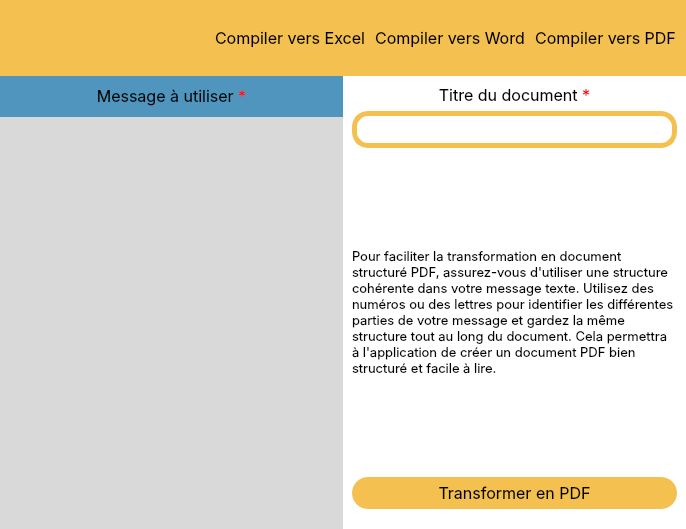
<?xml version="1.0" encoding="UTF-8"?>
<ui version="4.0">
 <class>pdfForm</class>
 <widget class="QWidget" name="pdfForm">
  <property name="geometry">
   <rect>
    <x>0</x>
    <y>0</y>
    <width>686</width>
    <height>529</height>
   </rect>
  </property>
  <property name="minimumSize">
   <size>
    <width>0</width>
    <height>529</height>
   </size>
  </property>
  <property name="windowTitle">
   <string>Compilez vers PDF - Message To Doc</string>
  </property>
  <property name="windowIcon">
   <iconset>
    <normaloff>Images/Message To Document 2 - Copie.png</normaloff>Images/Message To Document 2 - Copie.png</iconset>
  </property>
  <layout class="QVBoxLayout" name="verticalLayout" stretch="1,6">
   <property name="spacing">
    <number>0</number>
   </property>
   <property name="leftMargin">
    <number>0</number>
   </property>
   <property name="topMargin">
    <number>0</number>
   </property>
   <property name="rightMargin">
    <number>0</number>
   </property>
   <property name="bottomMargin">
    <number>0</number>
   </property>
   <item>
    <widget class="QWidget" name="navbar" native="true">
     <property name="styleSheet">
      <string notr="true">background-color: rgb(244, 192, 79);</string>
     </property>
     <layout class="QHBoxLayout" name="horizontalLayout_3" stretch="1,3,6">
      <property name="leftMargin">
       <number>10</number>
      </property>
      <property name="rightMargin">
       <number>10</number>
      </property>
      <item>
       <widget class="QPushButton" name="icon">
        <property name="sizePolicy">
         <sizepolicy hsizetype="Ignored" vsizetype="Ignored">
          <horstretch>0</horstretch>
          <verstretch>0</verstretch>
         </sizepolicy>
        </property>
        <property name="minimumSize">
         <size>
          <width>62</width>
          <height>58</height>
         </size>
        </property>
        <property name="maximumSize">
         <size>
          <width>91</width>
          <height>85</height>
         </size>
        </property>
        <property name="styleSheet">
         <string notr="true">border-image: url(:/newPrefix/Message To Document 2.png);
border-radius: 12px;</string>
        </property>
        <property name="text">
         <string/>
        </property>
       </widget>
      </item>
      <item>
       <spacer name="horizontalSpacer">
        <property name="orientation">
         <enum>Qt::Horizontal</enum>
        </property>
        <property name="sizeHint" stdset="0">
         <size>
          <width>122</width>
          <height>20</height>
         </size>
        </property>
       </spacer>
      </item>
      <item>
       <layout class="QHBoxLayout" name="navbarLayout">
        <property name="spacing">
         <number>10</number>
        </property>
        <item>
         <widget class="QPushButton" name="excel">
          <property name="font">
           <font>
            <family>Inter</family>
            <pointsize>12</pointsize>
           </font>
          </property>
          <property name="styleSheet">
           <string notr="true">border: none;</string>
          </property>
          <property name="text">
           <string>Compiler vers Excel</string>
          </property>
         </widget>
        </item>
        <item>
         <widget class="QPushButton" name="word">
          <property name="font">
           <font>
            <family>Inter</family>
            <pointsize>12</pointsize>
           </font>
          </property>
          <property name="styleSheet">
           <string notr="true">border: none;</string>
          </property>
          <property name="text">
           <string>Compiler vers Word</string>
          </property>
         </widget>
        </item>
        <item>
         <widget class="QPushButton" name="pdf">
          <property name="font">
           <font>
            <family>Inter</family>
            <pointsize>12</pointsize>
           </font>
          </property>
          <property name="styleSheet">
           <string notr="true">border: none;</string>
          </property>
          <property name="text">
           <string>Compiler vers PDF</string>
          </property>
         </widget>
        </item>
       </layout>
      </item>
     </layout>
    </widget>
   </item>
   <item>
    <widget class="QWidget" name="body" native="true">
     <property name="styleSheet">
      <string notr="true"/>
     </property>
     <layout class="QHBoxLayout" name="horizontalLayout_2" stretch="1,1">
      <property name="spacing">
       <number>0</number>
      </property>
      <property name="leftMargin">
       <number>0</number>
      </property>
      <property name="topMargin">
       <number>0</number>
      </property>
      <property name="rightMargin">
       <number>0</number>
      </property>
      <property name="bottomMargin">
       <number>0</number>
      </property>
      <item>
       <widget class="QWidget" name="messageInput" native="true">
        <property name="styleSheet">
         <string notr="true">background-color: rgb(217, 217, 217);</string>
        </property>
        <layout class="QVBoxLayout" name="verticalLayout_2" stretch="1,10">
         <property name="spacing">
          <number>0</number>
         </property>
         <property name="leftMargin">
          <number>0</number>
         </property>
         <property name="topMargin">
          <number>0</number>
         </property>
         <property name="rightMargin">
          <number>0</number>
         </property>
         <property name="bottomMargin">
          <number>0</number>
         </property>
         <item>
          <widget class="QWidget" name="messageBox" native="true">
           <property name="styleSheet">
            <string notr="true">background-color: rgb(79, 149, 190);</string>
           </property>
           <layout class="QHBoxLayout" name="horizontalLayout">
            <item>
             <widget class="QLabel" name="messageLabel">
              <property name="font">
               <font>
                <family>Inter</family>
                <pointsize>12</pointsize>
               </font>
              </property>
              <property name="text">
               <string>&lt;html&gt;&lt;head/&gt;&lt;body&gt;&lt;p&gt;Message à utiliser &lt;span style=&quot; color:#ff0000;&quot;&gt;*&lt;/span&gt;&lt;/p&gt;&lt;/body&gt;&lt;/html&gt;</string>
              </property>
              <property name="alignment">
               <set>Qt::AlignCenter</set>
              </property>
             </widget>
            </item>
           </layout>
          </widget>
         </item>
         <item>
          <widget class="QPlainTextEdit" name="messageEdit">
           <property name="font">
            <font>
             <pointsize>10</pointsize>
            </font>
           </property>
           <property name="styleSheet">
            <string notr="true">border: none;
</string>
           </property>
          </widget>
         </item>
        </layout>
       </widget>
      </item>
      <item>
       <widget class="QWidget" name="centralPart" native="true">
        <property name="styleSheet">
         <string notr="true">background-color: rgb(255, 255, 255);
</string>
        </property>
        <layout class="QVBoxLayout" name="verticalLayout_4" stretch="2,10,1">
         <property name="spacing">
          <number>6</number>
         </property>
         <property name="bottomMargin">
          <number>20</number>
         </property>
         <item>
          <widget class="QWidget" name="inputBox" native="true">
           <layout class="QVBoxLayout" name="verticalLayout_3" stretch="1,3">
            <property name="spacing">
             <number>6</number>
            </property>
            <property name="leftMargin">
             <number>0</number>
            </property>
            <property name="topMargin">
             <number>0</number>
            </property>
            <property name="rightMargin">
             <number>0</number>
            </property>
            <property name="bottomMargin">
             <number>0</number>
            </property>
            <item>
             <widget class="QLabel" name="title">
              <property name="font">
               <font>
                <family>Inter</family>
                <pointsize>12</pointsize>
               </font>
              </property>
              <property name="text">
               <string>&lt;html&gt;&lt;head/&gt;&lt;body&gt;&lt;p&gt;Titre du document &lt;span style=&quot; color:#ff0000;&quot;&gt;*&lt;/span&gt;&lt;/p&gt;&lt;/body&gt;&lt;/html&gt;</string>
              </property>
              <property name="alignment">
               <set>Qt::AlignCenter</set>
              </property>
             </widget>
            </item>
            <item>
             <widget class="QLineEdit" name="titleEdit">
              <property name="sizePolicy">
               <sizepolicy hsizetype="Ignored" vsizetype="Ignored">
                <horstretch>0</horstretch>
                <verstretch>0</verstretch>
               </sizepolicy>
              </property>
              <property name="font">
               <font>
                <pointsize>10</pointsize>
               </font>
              </property>
              <property name="styleSheet">
               <string notr="true">border: 5px solid rgb(244, 192, 79);
border-radius: 16px;</string>
              </property>
             </widget>
            </item>
           </layout>
          </widget>
         </item>
         <item>
          <widget class="QLabel" name="info">
           <property name="font">
            <font>
             <family>Inter</family>
             <pointsize>10</pointsize>
            </font>
           </property>
           <property name="text">
            <string>&lt;html&gt;&lt;head/&gt;&lt;body&gt;&lt;p&gt;Pour faciliter la transformation en document structuré PDF, assurez-vous d'utiliser une structure cohérente dans votre message texte. Utilisez des numéros ou des lettres pour identifier les différentes parties de votre message et gardez la même structure tout au long du document. Cela permettra à l'application de créer un document PDF bien structuré et facile à lire.&lt;/p&gt;&lt;/body&gt;&lt;/html&gt;</string>
           </property>
           <property name="wordWrap">
            <bool>true</bool>
           </property>
          </widget>
         </item>
         <item>
          <widget class="QPushButton" name="compile">
           <property name="sizePolicy">
            <sizepolicy hsizetype="Ignored" vsizetype="Ignored">
             <horstretch>0</horstretch>
             <verstretch>0</verstretch>
            </sizepolicy>
           </property>
           <property name="font">
            <font>
             <family>Inter</family>
             <pointsize>12</pointsize>
            </font>
           </property>
           <property name="styleSheet">
            <string notr="true">background-color: rgb(244, 192, 79);
border-radius: 16px;
</string>
           </property>
           <property name="text">
            <string>Transformer en PDF</string>
           </property>
          </widget>
         </item>
        </layout>
       </widget>
      </item>
     </layout>
    </widget>
   </item>
  </layout>
 </widget>
 <resources>
  <include location="Images/icon.qrc"/>
 </resources>
 <connections>
  <connection>
   <sender>titleEdit</sender>
   <signal>returnPressed()</signal>
   <receiver>compile</receiver>
   <slot>animateClick()</slot>
   <hints>
    <hint type="sourcelabel">
     <x>401</x>
     <y>156</y>
    </hint>
    <hint type="destinationlabel">
     <x>427</x>
     <y>504</y>
    </hint>
   </hints>
  </connection>
 </connections>
</ui>
